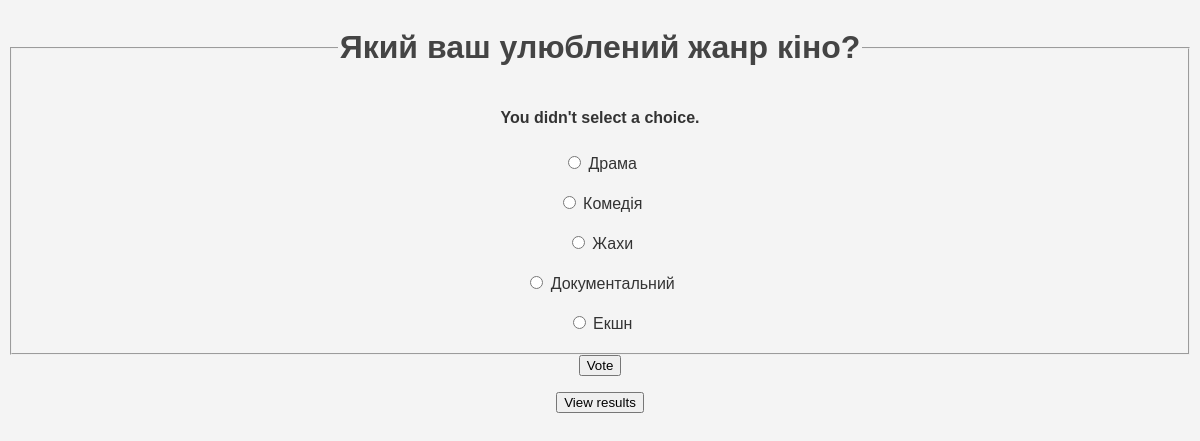
/polls/2/vote/, run on the app's committed database.
### polls/models.py (models this page shows, shortened)
class Question(models.Model):
    question_text = models.CharField(max_length=200)
    pub_date = models.DateTimeField('date published')

class Choice(models.Model):
    question = models.ForeignKey(Question, on_delete=models.CASCADE)
    choice_text = models.CharField(max_length=200)
    votes = models.IntegerField(default=0)
    image = models.ImageField(upload_to='choices/', blank=True, null=True)

### polls/views.py (the view)
# urls.py: path('<int:question_id>/vote/', views.vote, name='vote'),
def vote(request, question_id):
    question = get_object_or_404(Question, pk=question_id)
    try:
        selected_choice = question.choice_set.get(pk=request.POST['choice'])
    except (KeyError, Choice.DoesNotExist):
        return render(request, 'polls/detail.html', {
            'question': question,
            'error_message': "You didn't select a choice.",
        })
    else:
        selected_choice.votes += 1
        selected_choice.save()
        return HttpResponseRedirect(reverse('polls:results', args=(question.id,)))

### polls/templates/polls/detail.html (shortened to what this page needs)
{% load static %}
<link rel="stylesheet" href="{% static 'polls/style.css' %}">
<form action="{% url 'polls:vote' question.id %}" method="post">
<fieldset>
    <legend><h1>{{ question.question_text }}</h1></legend>
    {% if error_message %}<p><strong>{{ error_message }}</strong></p>{% endif %}
    <div class="container">
    {% for choice in question.choice_set.all %}
        <div class="choice {% if not choice.image %}choice-without-image{% endif %}">
            <div>
                <input type="radio" name="choice" id="choice{{ forloop.counter }}" value="{{ choice.id }}">
                <label for="choice{{ forloop.counter }}">{{ choice.choice_text }}</label>
            </div>
        </div>
    {% endfor %}
    </div>
</fieldset>
<input type="submit" value="Vote">
</form>
<form action="{% url 'polls:results' question.id %}">
    <input type="submit" value="View results">
</form>

### polls/static/polls/style.css (style rules this page uses)
h1 { color: #444; }
.container { display: flex; flex-direction: column; align-items: center; }
.choice { display: flex; justify-content: center; align-items: center; width: 100%; padding: 10px 0; }
.choice > div { flex: 1; }
p { list-style-type: none; }
.choice-without-image { flex-direction: column; justify-content: center; align-items: center; }

### data on the page
Question: question_text "Який ваш улюблений жанр кіно?"
Choice: choice_text "Драма"
Choice: choice_text "Комедія"
Choice: choice_text "Жахи"
Choice: choice_text "Документальний"
Choice: choice_text "Екшн"

### other printed values
{{ error_message }} "You didn't select a choice."
